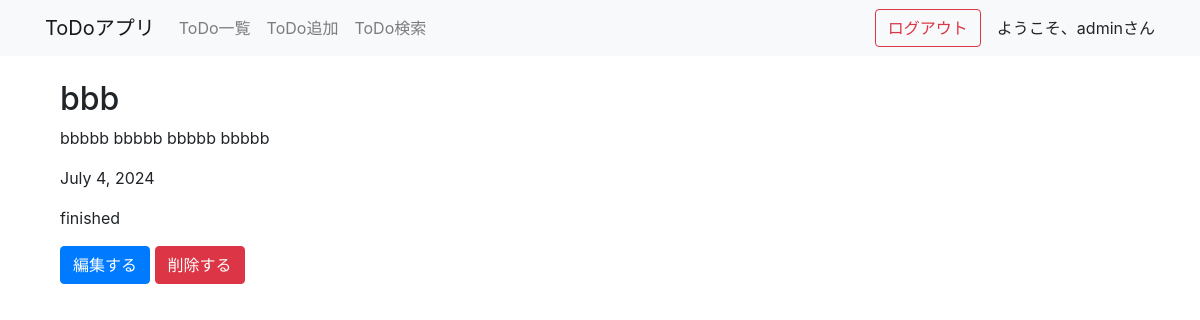
/todo/5/detail/ (signed in), run on the app's committed database.
### todo_app/models.py (models this page shows, shortened)
class Post(models.Model):
    title = models.CharField(max_length=40)
    text = models.TextField()
    date = models.DateField()
    status = models.CharField(
        max_length = 100,
        choices = CATEGORY
    )
    user = models.ForeignKey(User, on_delete=models.CASCADE)

### todo_app/views.py (the view)
# urls.py: path('todo/<int:pk>/detail/', views.DetailTodoView.as_view(), name='todo-detail'),
class DetailTodoView(LoginRequiredMixin,DetailView):
    template_name = 'todo/todo_detail.html'
    model = Post

### todo_app/templates/todo/todo_detail.html (shortened to what this page needs)
{% extends 'base.html' %}
{% block content %}
<div class="container">
    <h2>{{ object.title }}</h2>
    <p>{{ object.text }}</p>
    <p>{{ object.date }}</p>
    <p>{{ object.status }}</p>
    <a href="{% url 'todo-update' object.pk %}" class="btn btn-primary">編集する</a>
    <a href="{% url 'todo-delete' object.pk %}" class="btn btn-danger">削除する</a>
</div>
{% endblock content %}

### templates/base.html (shortened to what this page needs)
<!DOCTYPE html>
<html lang="en">
<head>
    <link rel="stylesheet" href="https://stackpath.bootstrapcdn.com/bootstrap/4.5.2/css/bootstrap.min.css">
    <link rel="stylesheet" href="https://cdnjs.cloudflare.com/ajax/libs/bootstrap-datetimepicker/4.17.47/css/bootstrap-datetimepicker.min.css">
</head>
<body>
    <nav class="navbar navbar-expand-lg navbar-light bg-light">
        <div class="container">
            <a class="navbar-brand" href="#">ToDoアプリ</a>
            <div class="collapse navbar-collapse" id="navbarNav">
                <ul class="navbar-nav mr-auto">
                    {% if request.user.is_authenticated %}
                        <li class="nav-item">
                            <a class="nav-link" href="{% url 'todo-list' %}">ToDo一覧</a>
                        </li>
                        <li class="nav-item">
                            <a class="nav-link" href="{% url 'todo-create' %}">ToDo追加</a>
                        </li>
                        <li class="nav-item">
                            <a class="nav-link" href="{% url 'todo-search' %}">ToDo検索</a>
                        </li>
                    {% endif %}
                </ul>
                {% if request.user.is_authenticated %}
                    <form class="form-inline my-2 my-lg-0" method="POST" action="{% url 'accounts:logout' %}">
                        <button class="btn btn-outline-danger my-2 my-sm-0" type="submit">ログアウト</button>
                    </form>
                    <p class="ml-3 my-0">ようこそ、{{ request.user.username }}さん</p>
                {% endif %}
            </div>
        </div>
    </nav>
    <div class="container mt-4">
        <div class="row">
            <div class="col">
                {% block content %}{% endblock %}
            </div>
        </div>
    </div>
    <footer></footer>
</body>
</html>

### templates/base.html (style rules this page uses)
footer { height: 15vh; }

### data on the page
Post: title "bbb", text "bbbbb bbbbb bbbbb bbbbb", date "July 4, 2024", status "finished"

### other printed values
{{ request.user.username }} "admin"
